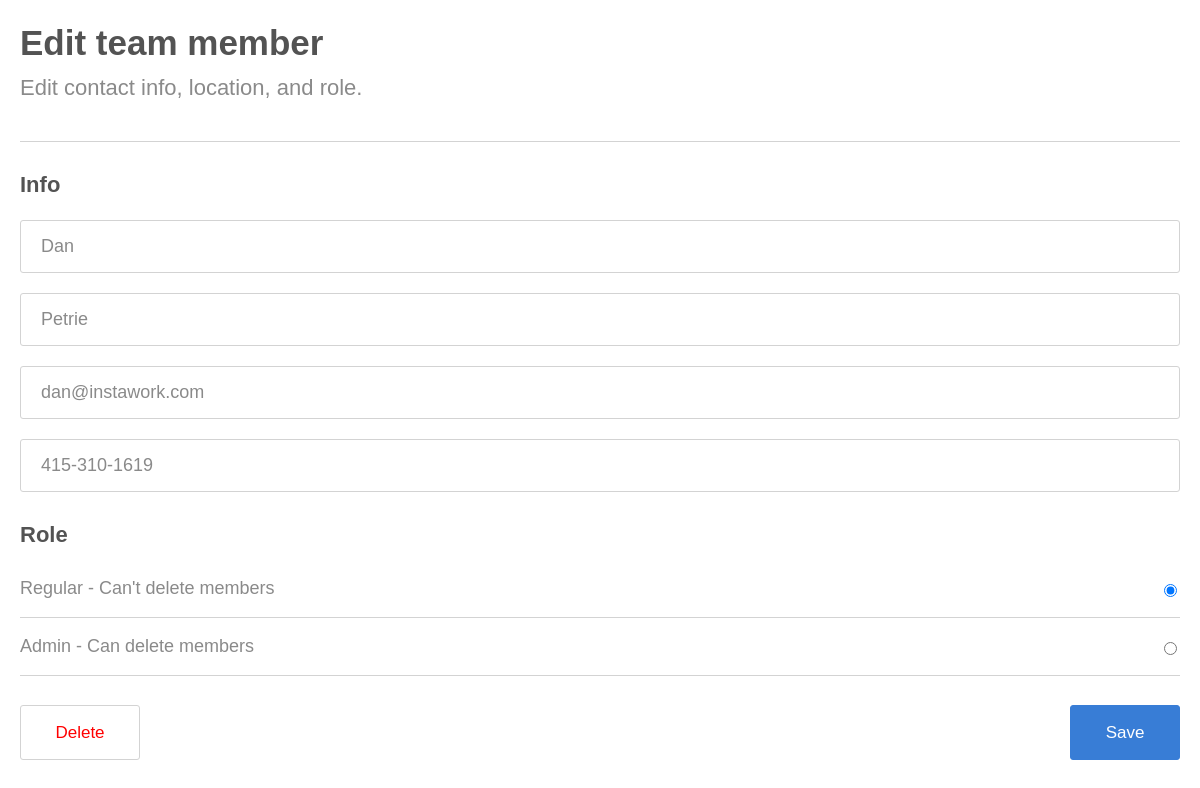
/instawork/edit/4/, run on the app's committed database.
### management/models.py (models this page shows)
class TeamMember(models.Model):
    ROLE_CHOICES = (
        (1, 'Regular'),
        (2, 'Admin'),
    )
    first_name = models.CharField(max_length=50)
    last_name = models.CharField(max_length=50)
    email = models.CharField(max_length=50)
    phone_number = models.CharField(max_length=50)
    role = models.IntegerField(choices=ROLE_CHOICES)

### management/views.py (the view, shortened to what this page needs)
# urls.py: path('edit/<int:pk>/', views.edit, name='edit'),
def edit(request, pk):
    member = TeamMember.objects.get(pk=pk)
    return render(request, 'edit.html', {'member': member})

### management/templates/edit.html (shortened to what this page needs)
<!DOCTYPE html>
<html lang="en">
  <head>
  </head>
  <body>
    {% load static %}
    <!DOCTYPE html>
    <html lang="en">
      <head>
        <link rel="stylesheet" type="text/css" href="{% static 'edit.css' %}" />
      </head>
      <body>
        <h1>Edit team member</h1>
        <p class="sub-title">Edit contact info, location, and role.</p>
        <div class="line"></div>
        <p class="header-title">Info</p>
        <form method="post">
          <div class="input-seperator">
            <input
              type="text"
              id="first_name"
              name="first_name"
              placeholder="First Name"
              class="full-width-input"
              value="{{ member.first_name }}"
            />
          </div>
          <div class="input-seperator">
            <input
              type="text"
              id="last_name"
              name="last_name"
              placeholder="Last Name"
              class="full-width-input"
              value="{{ member.last_name }}"
            />
          </div>
          <div class="input-seperator">
            <input
              type="email"
              id="email"
              name="email"
              placeholder="Email"
              class="full-width-input"
              value="{{ member.email }}"
            />
          </div>
          <div class="input-seperator">
            <input
              type="text"
              id="phone_number"
              name="phone_number"
              placeholder="Phone Number"
              class="full-width-input"
              value="{{ member.phone_number }}"
            />
          </div>
          <div>
            <p class="header-title-role">Role</p>
            <div>
              <div id="role">
                <p>
                  <label class="type-role" for="regular"
                    >Regular - Can't delete members</label
                  >
                  <input class="radio" type="radio" id="regular" name="role"
                  value="1" {% if member.role == 1 %}checked{% endif %} />
                </p>
                <div class="line"></div>
                <p>
                  <label class="type-role" for="admin"
                    >Admin - Can delete members
                  </label>
                  <input class="radio" type="radio" id="admin" name="role"
                  value="2" {% if member.role == 2 %}checked{% endif %} />
                </p>
                <div class="line"></div>
              </div>
            </div>
          </div>
          <button class="delete" type="submit" name="delete" {% if member.role != 2 %}disabled style="border-color:lightgray;"{% endif %}>Delete</button>
          <button class="save" type="submit">Save</button>
        </form>
      </body>
    </html>
  </body>
</html>

### management/static/edit.css (style rules this page uses)
body { font-family: sans-serif; margin-left: 20px; margin-right: 20px; }
h1 { font-size: 35px; margin-bottom: 12px; color: rgb(83, 83, 83); }
p { color: rgb(138, 138, 138); display: flex; justify-content: space-between; align-items: center; }
.full-width-input { width: 100%; padding: 15px 10px; box-sizing: border-box; text-indent: 10px; border: 1px solid lightgrey; border-radius: 3px; font-size: 18px; color: rgb(138, 138, 138);; }
.input-seperator { margin-bottom: 20px; }
.sub-title { margin-top: 0; font-size: 22px; margin-bottom: 40px; }
.line { width: 100%; height: 1px; background-color: lightgrey; margin-top: 18px; margin-bottom: 18px; }
.header-title { color: rgb(83, 83, 83); font-size: 22px; font-weight: 600; margin-top: 30px; }
.header-title-role { color: rgb(83, 83, 83); font-size: 22px; font-weight: 600; margin-bottom: 30px; margin-top: 30px; }
.save { position: absolute; bottom: 20px; right: 20px; width: 110px; height: 55px; margin-bottom: 20px; font-size: 17px; color: white; border: 1px solid rgb(56, 125, 214); background-color: rgb(56, 125, 214); border-radius: 3px; }
.delete { position: absolute; bottom: 20px; left: 20px; width: 120px; height: 55px; margin-bottom: 20px; font-size: 17px; color: red; border: 1px solid red; background-color: white; border-radius: 3px; }
.type-role { font-size: 18px; }

### data on the page
TeamMember: first_name "Dan", last_name "Petrie", email "dan@instawork.com", phone_number "415-310-1619", role "☑ Regular - Can't delete members", role "☐ Admin - Can delete members"
